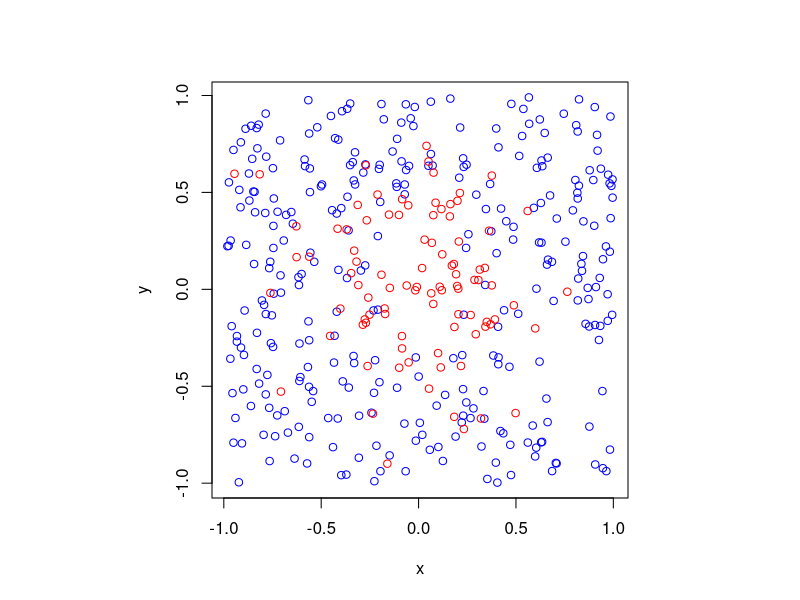

R code for this plot:
# Simulate a Poisson point process on a rectangle.
# Then thin the Poisson point process according to a (spatially *dependent*) 
# p-thinning.
# Author: H. Paul Keeler, 2019.
# Website: hpaulkeeler.com
# Repository: github.com/hpaulkeeler/posts

#Simulation window parameters
xMin=-1;xMax=1;
yMin=-1;yMax=1;
xDelta=xMax-xMin;yDelta=yMax-yMin; #rectangle dimensions
areaTotal=xDelta*yDelta;

#Point process parameters
lambda=100; #intensity (ie mean density) of the Poisson process

#Thinning probability parameters
sigma=0.5; #scale parameter for thinning probability function
#define thinning probability function
fun_p <- function(s,x,y) {
  exp(-(x^2 + y^2)/s^2);
}

#Simulate a Poisson point process
numbPoints=rpois(1,areaTotal*lambda);#Poisson number of points
xx=xDelta*runif(numbPoints)+xMin;#x coordinates of Poisson points
yy=yDelta*runif(numbPoints)+yMin;#y coordinates of Poisson points

#calculate spatially-dependent thinning probabilities
p=fun_p(sigma,xx,yy); 

#Generate Bernoulli variables (ie coin flips) for thinning
booleThinned=runif(numbPoints)<p; #points to be thinned
booleRetained=!booleThinned; #points to be retained

#x/y locations of thinned points
xxThinned=xx[booleThinned]; yyThinned=yy[booleThinned];
#x/y locations of retained points
xxRetained=xx[booleRetained]; yyRetained=yy[booleRetained];

#Plotting
par(pty="s")
plot(xxRetained,yyRetained,'p',xlab='x',ylab='y',col='blue'); #plot retained points
points(xxThinned,yyThinned,col='red'); #plot thinned points